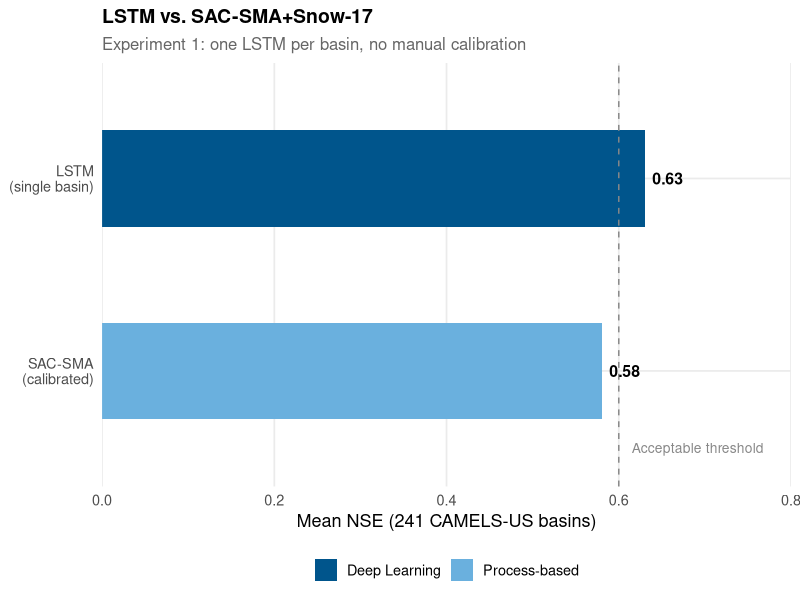
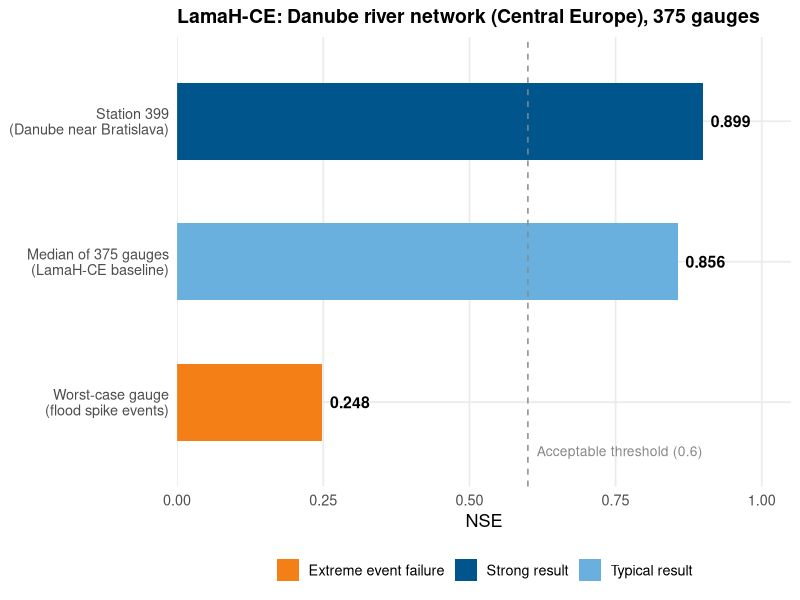

Here is the R script that generated these plots, in order:
## ---- chunk 1
knitr::opts_chunk$set(echo = FALSE, fig.align = "center",
                      warning = FALSE, message = FALSE)
library(ggplot2)
library(knitr)

theme_nh <- function(base_size = 13) {
  theme_minimal(base_size = base_size) +
    theme(
      plot.title    = element_text(face = "bold", size = base_size + 1),
      plot.subtitle = element_text(colour = "grey40", size = base_size - 1),
      legend.position = "bottom",
      panel.grid.minor = element_blank()
    )
}

lmu_blue  <- "#00558C"
lmu_light <- "#6AB0DE"
grey50    <- "#888888"
green_ok  <- "#388E3C"
amber     <- "#F57F17"
## ---- chunk 2
models <- data.frame(
  Model = factor(
    c("LSTM\n(single basin)", "SAC-SMA\n(calibrated)"),
    levels = c("SAC-SMA\n(calibrated)", "LSTM\n(single basin)")
  ),
  NSE   = c(0.63, 0.58),
  Group = c("Deep Learning", "Process-based")
)

ggplot(models, aes(x = Model, y = NSE, fill = Group)) +
  geom_col(width = 0.50) +
  geom_hline(yintercept = 0.6, linetype = "dashed", colour = grey50) +
  annotate("text", x = 0.6, y = 0.615, label = "Acceptable threshold",
           hjust = 0, size = 3.5, colour = grey50) +
  geom_text(aes(label = NSE), hjust = -0.25, size = 4, fontface = "bold") +
  scale_fill_manual(values = c("Deep Learning" = lmu_blue, "Process-based" = lmu_light)) +
  scale_y_continuous(limits = c(0, 0.80), expand = c(0, 0)) +
  coord_flip() +
  labs(x = NULL, y = "Mean NSE (241 CAMELS-US basins)",
       title = "LSTM vs. SAC-SMA+Snow-17",
       subtitle = "Experiment 1: one LSTM per basin, no manual calibration",
       fill = NULL) +
  theme_nh()
## ---- chunk 3
df_dan <- data.frame(
  Scenario = factor(
    c("Station 399\n(Danube near Bratislava)", "Median of 375 gauges\n(LamaH-CE baseline)", "Worst-case gauge\n(flood spike events)"),
    levels = c("Worst-case gauge\n(flood spike events)", "Median of 375 gauges\n(LamaH-CE baseline)", "Station 399\n(Danube near Bratislava)")
  ),
  NSE   = c(0.899, 0.856, 0.248),
  Group = c("Strong result", "Typical result", "Extreme event failure")
)
ggplot(df_dan, aes(x = Scenario, y = NSE, fill = Group)) +
  geom_col(width = 0.55) +
  geom_hline(yintercept = 0.6, linetype = "dashed", colour = grey50) +
  annotate("text", x = 0.65, y = 0.615, label = "Acceptable threshold (0.6)",
           hjust = 0, size = 3.5, colour = grey50) +
  geom_text(aes(label = NSE), hjust = -0.2, size = 4, fontface = "bold") +
  scale_fill_manual(values = c("Strong result"         = lmu_blue,
                               "Typical result"        = lmu_light,
                               "Extreme event failure" = amber)) +
  scale_y_continuous(limits = c(0, 1.05), expand = c(0, 0)) +
  coord_flip() +
  labs(x = NULL, y = "NSE",
       title = "LamaH-CE: Danube river network (Central Europe), 375 gauges",
       fill = NULL) +
  theme_nh()
## ---- chunk 4
df_ch <- data.frame(
  Challenge = c("Extreme events",
                "Long-term non-stationarity",
                "Regional transfer (Central Europe)"),
  Status = c("LSTM systematically underestimates flood peaks [@frame2022]",
             "Fine-tuning helps short-term; no systematic test under CMIP6 projections",
             "Benchmarks dominated by CAMELS-US; little validation in Alpine basins"),
  Direction = c("Probabilistic / asymmetric loss functions (GMM, UMAL)",
                "MC-LSTM vs. CudaLSTM under SSP climate forcing",
                "Caravan pre-training → GKD/LfU Bavaria fine-tune")
)
kable(df_ch,
      col.names = c("Challenge", "Current Status", "Promising Direction"),
      align = c("l", "l", "l"))
